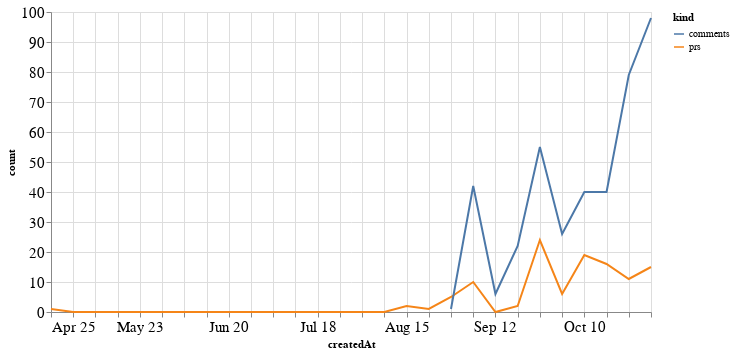

Write notebook code for a chart like this one.
### Code cell
alt.Chart(total_time, width=600).mark_line().encode(
    x='createdAt',
    y='count',
    color='kind'
)

### Figure 1 — Vega-Lite specification as saved in the notebook (floating-point values rounded to 4 significant figures)
{"config": {"axisLeft": {"labelFontSize": 15}, "axisBottom": {"labelFontSize": 15}}, "data": {"name": "data-627c2c43d315f86fcaf7af65046e1be6"}, "mark": "line", "encoding": {"color": {"type": "nominal", "field": "kind"}, "x": {"type": "temporal", "field": "createdAt"}, "y": {"type": "quantitative", "field": "count"}}, "width": 600, "$schema": "https://vega.github.io/schema/vega-lite/v4.8.1.json", "datasets": {"data-627c2c43d315f86fcaf7af65046e1be6": [{"createdAt": "2021-04-25T00:00:00", "kind": "prs", "count": 1.0}, {"createdAt": "2021-05-02T00:00:00", "kind": "prs", "count": 0.0}, {"createdAt": "2021-05-09T00:00:00", "kind": "prs", "count": 0.0}, {"createdAt": "2021-05-16T00:00:00", "kind": "prs", "count": 0.0}, {"createdAt": "2021-05-23T00:00:00", "kind": "prs", "count": 0.0}, {"createdAt": "2021-05-30T00:00:00", "kind": "prs", "count": 0.0}, {"createdAt": "2021-06-06T00:00:00", "kind": "prs", "count": 0.0}, {"createdAt": "2021-06-13T00:00:00", "kind": "prs", "count": 0.0}, {"createdAt": "2021-06-20T00:00:00", "kind": "prs", "count": 0.0}, {"createdAt": "2021-06-27T00:00:00", "kind": "prs", "count": 0.0}, {"createdAt": "2021-07-04T00:00:00", "kind": "prs", "count": 0.0}, {"createdAt": "2021-07-11T00:00:00", "kind": "prs", "count": 0.0}, {"createdAt": "2021-07-18T00:00:00", "kind": "prs", "count": 0.0}, {"createdAt": "2021-07-25T00:00:00", "kind": "prs", "count": 0.0}, {"createdAt": "2021-08-01T00:00:00", "kind": "prs", "count": 0.0}, {"createdAt": "2021-08-08T00:00:00", "kind": "prs", "count": 0.0}, {"createdAt": "2021-08-15T00:00:00", "kind": "prs", "count": 2.0}, {"createdAt": "2021-08-22T00:00:00", "kind": "prs", "count": 1.0}, {"createdAt": "2021-08-29T00:00:00", "kind": "prs", "count": 5.0}, {"createdAt": "2021-09-05T00:00:00", "kind": "prs", "count": 10.0}, {"createdAt": "2021-09-12T00:00:00", "kind": "prs", "count": 0.0}, {"createdAt": "2021-09-19T00:00:00", "kind": "prs", "count": 2.0}, {"createdAt": "2021-09-26T00:00:00", "kind": "prs", "count": 24.0}, {"createdAt": "2021-10-03T00:00:00", "kind": "prs", "count": 6.0}, {"createdAt": "2021-10-10T00:00:00", "kind": "prs", "count": 19.0}, {"createdAt": "2021-10-17T00:00:00", "kind": "prs", "count": 16.0}, {"createdAt": "2021-10-24T00:00:00", "kind": "prs", "count": 11.0}, {"createdAt": "2021-10-31T00:00:00", "kind": "prs", "count": 15.0}, {"createdAt": "2021-04-25T00:00:00", "kind": "comments", "count": null}, {"createdAt": "2021-05-02T00:00:00", "kind": "comments", "count": null}, {"createdAt": "2021-05-09T00:00:00", "kind": "comments", "count": null}, {"createdAt": "2021-05-16T00:00:00", "kind": "comments", "count": null}, {"createdAt": "2021-05-23T00:00:00", "kind": "comments", "count": null}, {"createdAt": "2021-05-30T00:00:00", "kind": "comments", "count": null}, {"createdAt": "2021-06-06T00:00:00", "kind": "comments", "count": null}, {"createdAt": "2021-06-13T00:00:00", "kind": "comments", "count": null}, {"createdAt": "2021-06-20T00:00:00", "kind": "comments", "count": null}, {"createdAt": "2021-06-27T00:00:00", "kind": "comments", "count": null}, {"createdAt": "2021-07-04T00:00:00", "kind": "comments", "count": null}, {"createdAt": "2021-07-11T00:00:00", "kind": "comments", "count": null}, {"createdAt": "2021-07-18T00:00:00", "kind": "comments", "count": null}, {"createdAt": "2021-07-25T00:00:00", "kind": "comments", "count": null}, {"createdAt": "2021-08-01T00:00:00", "kind": "comments", "count": null}, {"createdAt": "2021-08-08T00:00:00", "kind": "comments", "count": null}, {"createdAt": "2021-08-15T00:00:00", "kind": "comments", "count": null}, {"createdAt": "2021-08-22T00:00:00", "kind": "comments", "count": null}, {"createdAt": "2021-08-29T00:00:00", "kind": "comments", "count": 1.0}, {"createdAt": "2021-09-05T00:00:00", "kind": "comments", "count": 42.0}, {"createdAt": "2021-09-12T00:00:00", "kind": "comments", "count": 6.0}, {"createdAt": "2021-09-19T00:00:00", "kind": "comments", "count": 22.0}, {"createdAt": "2021-09-26T00:00:00", "kind": "comments", "count": 55.0}, {"createdAt": "2021-10-03T00:00:00", "kind": "comments", "count": 26.0}, {"createdAt": "2021-10-10T00:00:00", "kind": "comments", "count": 40.0}, {"createdAt": "2021-10-17T00:00:00", "kind": "comments", "count": 40.0}, {"createdAt": "2021-10-24T00:00:00", "kind": "comments", "count": 79.0}, {"createdAt": "2021-10-31T00:00:00", "kind": "comments", "count": 98.0}]}}
